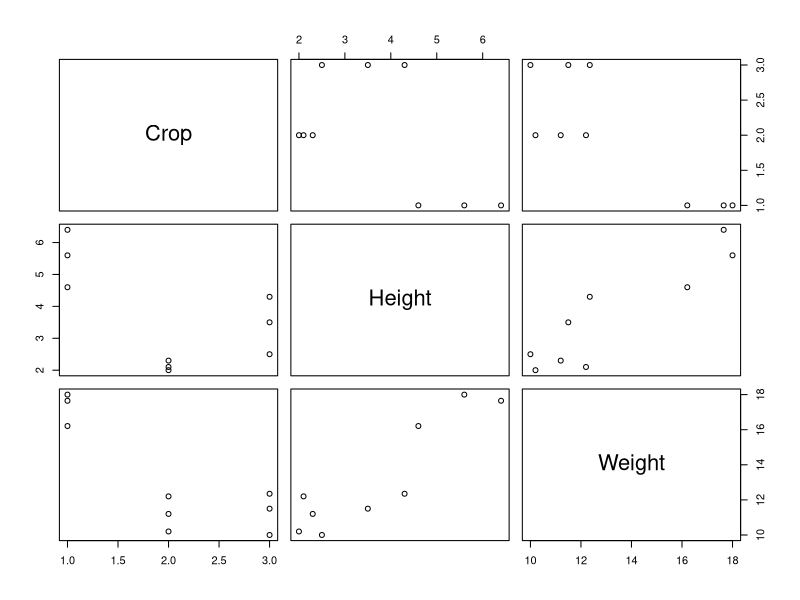
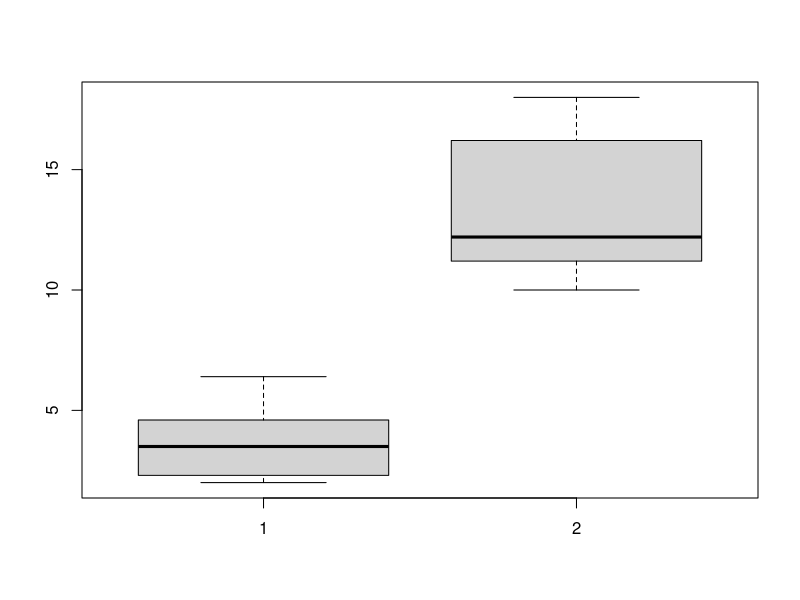

These charts were generated, in order, by the following R code: (Note: this script raises an error after producing the figures.)
library(readxl)
library(readxl)
my_data <- read_excel("data.xlsx", sheet = "data", 
                      col_types = c("text", "numeric", "numeric"))
View(my_data)

# now lets see the structure
# str is a function and applying to my_data

str(my_data)


head(my_data)
tail(my_data)

# let see how does we plot

plot(my_data)
# let make box plot remember it will be between two variables
# remember argument first or x-axis first
# boxplot is different for two same variable(numeric, numeric,) and diferent
# with two different variables (texet, numeric)

boxplot(my_data$Height, my_data$Weight)
boxplot(my_data$Crop, my_data$Height)

boxplot(my_data$Height~ my_data$Crop)